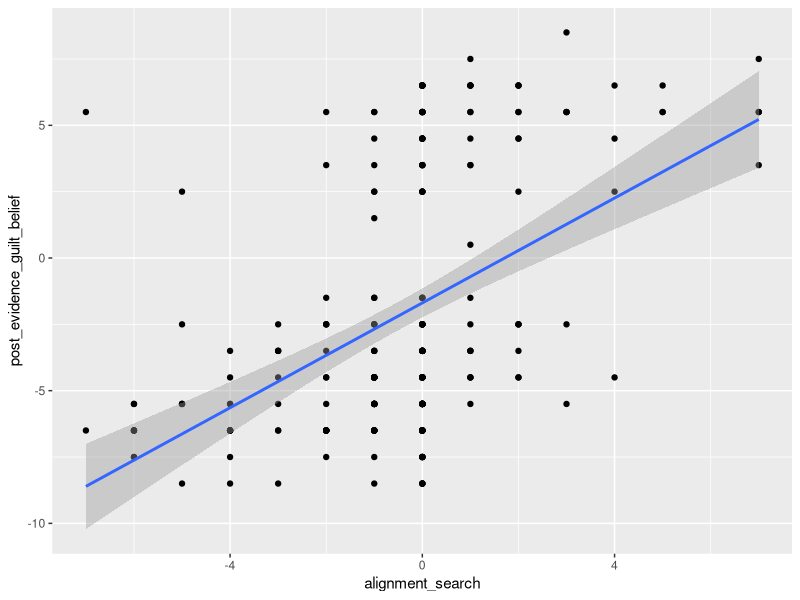
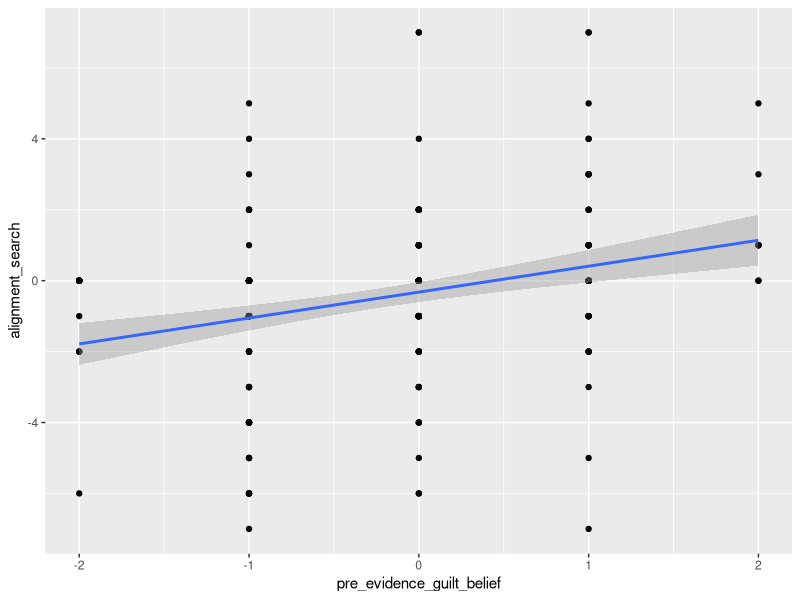
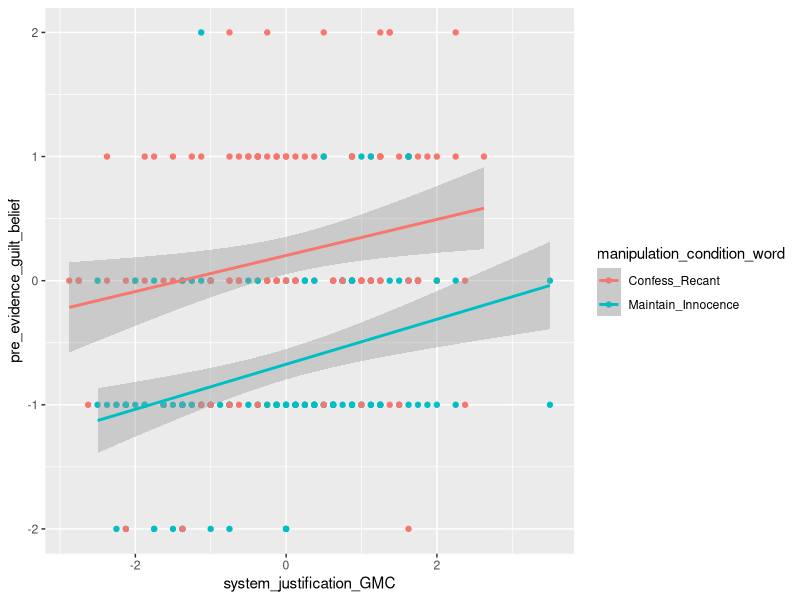
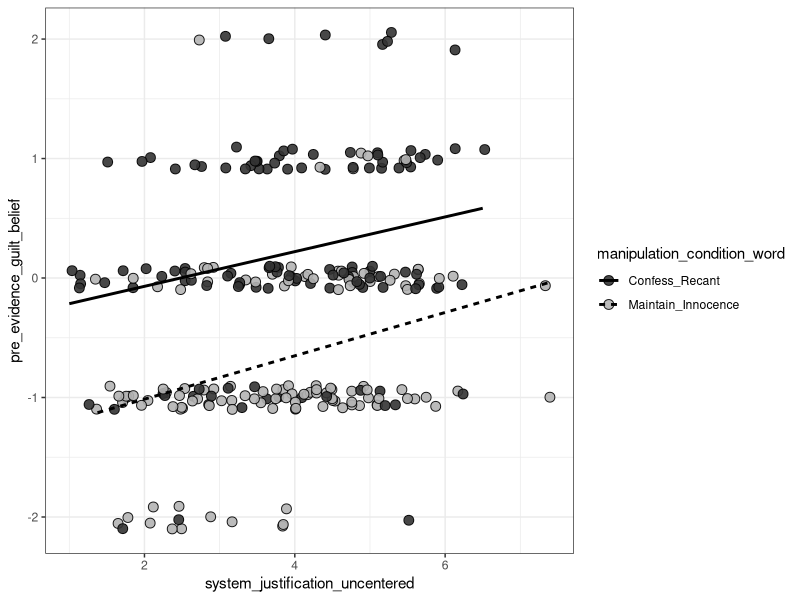
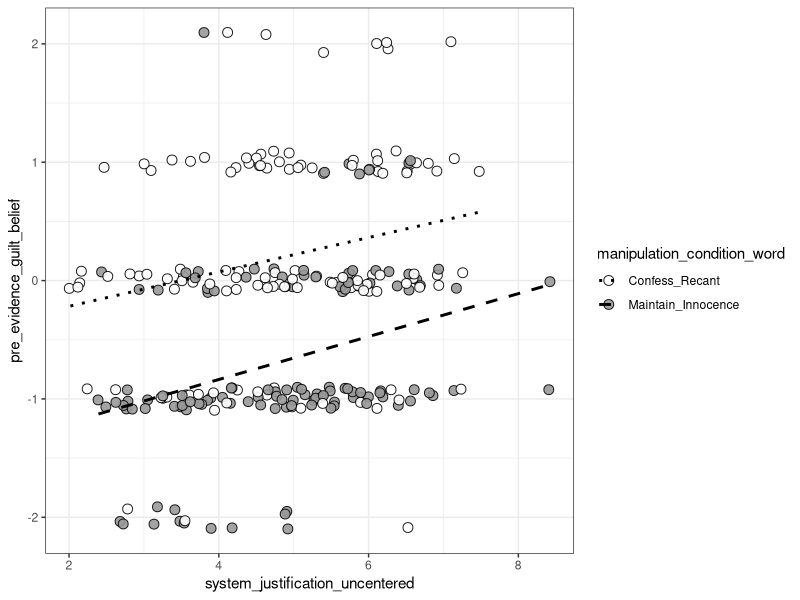

The R script that drew these images, in order: (Note: this script raises an error after producing the figures.)
## ---- chunk 1
library(dplyr)
library(tidyverse)
library(magrittr)
library(lavaan)

df_study1 <- read.csv("pilot1_cleaned.csv")
df_study2 <- read.csv("pilot2_cleaned.csv")

df_study2_filtered <- df_study2 %>% dplyr::filter(manipulation_condition_word!="Control")
## ---- chunk 2
#which study are we looking at?
df <- df_study1
## ---- chunk 3
#path c: total effect (don't report this directly - just a quick decontextualized way to isolate the path)
model_total <- lm(post_evidence_guilt_belief ~ 
             manipulation_condition + system_justification_GMC, 
           df)

summary(model_total)
confint(model_total)
df.residual(model_total)
## ---- chunk 4
#path b2 (don't report this directly - just a quick decontextualized way to isolate the path)
model <- lm(post_evidence_guilt_belief ~ 
              alignment_search + 
              alignment_search:manipulation_condition +
              pre_evidence_guilt_belief +
              system_justification_GMC + manipulation_condition
              , df)

summary(model)
confint(model)
df.residual(model)

ggplot(df, 
       aes(x = alignment_search, y = post_evidence_guilt_belief)) +
  geom_point() + 
  geom_smooth(method = "lm")
## ---- chunk 5
#path b1 (don't report this directly - just a quick decontextualized way to isolate the path)
model <- lm(alignment_search ~ pre_evidence_guilt_belief + 
              pre_evidence_guilt_belief:manipulation_condition, df)

summary(model)
confint(model)
df.residual(model)

ggplot(df, 
       aes(x = pre_evidence_guilt_belief, y = alignment_search)) +
  geom_point() + 
  geom_smooth(method = "lm")
## ---- chunk 6
#path a (don't report this directly except aic/bic - just a quick decontextualized way to isolate the path)
model1 <- lm(pre_evidence_guilt_belief ~ 
             manipulation_condition * system_justification_GMC + 
             right_wing_authoritarianism_GMC + 
             #need_for_cognition_GMC + #comment out for df_study2
             social_dominance_orientation_GMC + 
             political_orientation, 
           df)

summary(model1)
confint(model1)
df.residual(model1)

ggplot(df, 
       aes(x = system_justification_GMC, y = pre_evidence_guilt_belief, color = manipulation_condition_word)) +
  geom_point() + 
  geom_smooth(method = "lm")
## ---- chunk 7
#plot for manuscript: pilot study 1

df$system_justification_uncentered = df$system_justification_GMC + 3.875988
  
ggplot(
  df,
  aes(
    x = system_justification_uncentered,
    y = pre_evidence_guilt_belief,
    fill = manipulation_condition_word
  )
) +
  geom_jitter(
    height = .1,
    shape = 21,
    size = 3,
    color = "black",
    alpha = .9
  ) +
  geom_smooth(
    aes(linetype = manipulation_condition_word),
    method = "lm",
    color = "black",
    size = 1, #change to 2 for thicker lines
    se = FALSE
  ) +
  scale_fill_manual(
    values = c("grey20", "grey70")
  ) +
  theme_bw()
## ---- chunk 8
#plot for manuscript: pilot study 2

df$system_justification_uncentered = df$system_justification_GMC + 4.894096

ggplot(
  df,
  aes(
    x = system_justification_uncentered,
    y = pre_evidence_guilt_belief,
    fill = manipulation_condition_word
  )
) +
  geom_jitter(
    height = .1,
    shape = 21,
    size = 3,
    color = "black",
    alpha = .9
  ) +
  geom_smooth(
    aes(linetype = manipulation_condition_word),
    method = "lm",
    color = "black",
    size = 1, #change to 2 for thicker lines
    se = FALSE
  ) +
  scale_fill_manual(
    values = c("white", "grey60", "grey20")
  ) +
  scale_linetype_manual(
    values = c("dotted", "dashed", "solid")
  ) +
  theme_bw()
## ---- chunk 9
model2 <- lm(pre_evidence_guilt_belief ~ 
             manipulation_condition * 
             (system_justification_GMC + 
             right_wing_authoritarianism_GMC + 
             #need_for_cognition_GMC + #comment out for df_study2
             social_dominance_orientation_GMC) + 
             political_orientation, 
           df)

summary(model2)
confint(model2)
df.residual(model2)

AIC(model1, model2)
BIC(model1, model2)

#model1 breakdown for study 2
df$manipulation_condition_f <- as.factor(df$manipulation_condition)
df$manipulation_condition_f <- relevel(df$manipulation_condition_f, ref = "-0.5") # "-0.5" ; "0" ; "0.5"

model1 <- lm(pre_evidence_guilt_belief ~ 
             manipulation_condition_f * system_justification_GMC + 
             right_wing_authoritarianism_GMC + 
             #need_for_cognition_GMC + #always commented out as this model is only for df_study2
             social_dominance_orientation_GMC + 
             political_orientation, 
           df)

summary(model1)
confint(model1)
df.residual(model1)

## ---- chunk 10
#full model: study 1
set.seed(18936)

#X1: manipulation_condition
#X2: system_justification_GMC

#M1: pre_evidence_guilt_belief

#M2: alignment_search

#Y1: post_evidence_similarity
#Y2: post_evidence_match (STUDY 1 ONLY)
#Y3: post_evidence_guilt_belief (STUDY 1 ONLY)

#covar1: right_wing_authoritarianism_GMC
#covar2: social_dominance_orientation_GMC
#covar3: political_orientation
#covar4: need_for_cognition_GMC (STUDY 1 ONLY)

model <- '
  # --- Regressions ---
  pre_evidence_guilt_belief ~ a1*manipulation_condition + a2*system_justification_GMC +
                              right_wing_authoritarianism_GMC + social_dominance_orientation_GMC +
                              political_orientation + need_for_cognition_GMC +
                              manipulation_condition:system_justification_GMC

  alignment_search ~ b*pre_evidence_guilt_belief +
                     manipulation_condition:pre_evidence_guilt_belief

  post_evidence_similarity ~ c1*alignment_search + d1*pre_evidence_guilt_belief +
                              alignment_search:manipulation_condition +
                              eprime1*manipulation_condition + fprime1*system_justification_GMC

  post_evidence_match ~ c2*alignment_search + d2*pre_evidence_guilt_belief +
                              alignment_search:manipulation_condition +
                              eprime2*manipulation_condition + fprime2*system_justification_GMC

  post_evidence_guilt_belief ~ c3*alignment_search + d3*pre_evidence_guilt_belief +
                              alignment_search:manipulation_condition +
                              eprime3*manipulation_condition + fprime3*system_justification_GMC

  # --- Covariate correlations ---
  system_justification_GMC ~~ right_wing_authoritarianism_GMC + social_dominance_orientation_GMC +
                              political_orientation + need_for_cognition_GMC
  right_wing_authoritarianism_GMC ~~ social_dominance_orientation_GMC + political_orientation +
                              need_for_cognition_GMC
  social_dominance_orientation_GMC ~~ political_orientation + need_for_cognition_GMC
  political_orientation ~~ need_for_cognition_GMC

  # --- Indirect effects ---
  ind_X1_Y1 := a1 * b * c1
  ind_X1_Y2 := a1 * b * c2
  ind_X1_Y3 := a1 * b * c3
  ind_X2_Y1 := a2 * b * c1
  ind_X2_Y2 := a2 * b * c2
  ind_X2_Y3 := a2 * b * c3
'


## ---- chunk 11
#full model: study 2
set.seed(63440)

#X1: manipulation_condition
#X2: system_justification_GMC

#M1: pre_evidence_guilt_belief

#M2: alignment_search

#Y1: post_evidence_similarity

#covar1: right_wing_authoritarianism_GMC
#covar2: social_dominance_orientation_GMC
#covar3: political_orientation

df$manipulation_condition_f <- relevel(df$manipulation_condition_f, ref = "0")

model <- '
  # --- Regressions ---
  pre_evidence_guilt_belief ~ a1*manipulation_condition + a2*system_justification_GMC +
                              right_wing_authoritarianism_GMC + 
                              social_dominance_orientation_GMC +
                              political_orientation +
                              manipulation_condition:system_justification_GMC

  alignment_search ~ b*pre_evidence_guilt_belief +
                     manipulation_condition:pre_evidence_guilt_belief

  post_evidence_guilt_belief ~ c*alignment_search + d*pre_evidence_guilt_belief +
                      alignment_search:manipulation_condition  +
                      eprime1*manipulation_condition + fprime1*system_justification_GMC

  # --- Covariate correlations ---
  system_justification_GMC ~~ right_wing_authoritarianism_GMC + 
                              social_dominance_orientation_GMC +
                              political_orientation
  right_wing_authoritarianism_GMC ~~ social_dominance_orientation_GMC + 
                              political_orientation
  social_dominance_orientation_GMC ~~ political_orientation

  # --- Indirect effects ---
  ind_X1_Y := a1 * b * c
  ind_X2_Y := a2 * b * c
'

## ---- chunk 12
fit <- sem(model, data = df, se = "bootstrap", bootstrap = 10000)
summary(fit, standardized = TRUE, rsquare = TRUE, ci = TRUE) #ci = TRUE if you want confidence intervals
## ---- chunk 13
#study 1: PROCESS
process(data = df_study1,
        y = "post_evidence_guilt_belief", #"post_evidence_similarity" ; "post_evidence_match" ; "post_evidence_guilt_belief"
        x = "system_justification_GMC",
        m = c("pre_evidence_guilt_belief", "alignment_search"),
        cov = c("manipulation_condition",
                "right_wing_authoritarianism_GMC",
                "social_dominance_orientation_GMC",
                "need_for_cognition_GMC",
                "political_orientation"),
        boot = 10000,
        model = 6)
## ---- chunk 14
#study 2: PROCESS
process(data = df_study2,
        y = "post_evidence_guilt_belief",
        x = "system_justification_GMC",
        m = c("pre_evidence_guilt_belief", "alignment_search"),
        cov = c("manipulation_condition",
                "right_wing_authoritarianism_GMC",
                "social_dominance_orientation_GMC",
                "political_orientation"),
        boot = 10000,
        model = 6)
